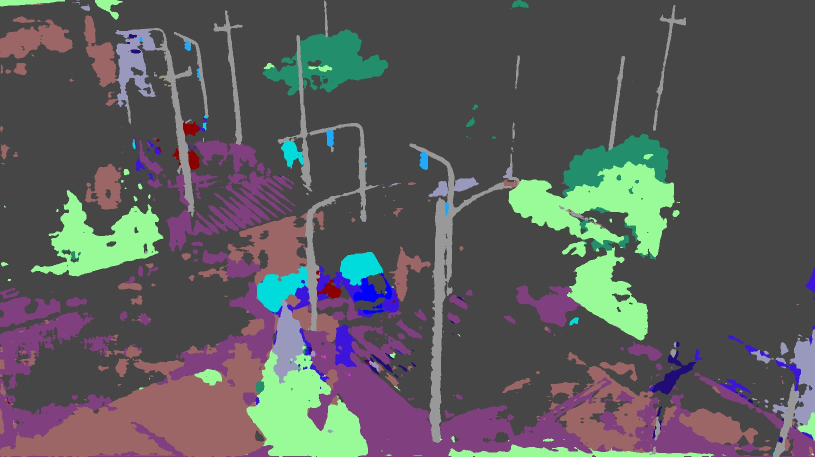
#> input picture sig/0.jpg, 1630 x 913 px (shown at 1/2 size); its folder holds 4 pictures in this run
$ python alpha.py
#> lines starting #> are read from the running program, lines starting #| are printed output that depends on the picture; pictures that were not available may be replaced by others from this repository, and a replacement may not be noted
import numpy as np
import cv2
import os

ori_photo = []

for filename in os.listdir('ori'):
    #with open(os.path.join('ori', filename), 'r') as f:
    #ext = f.read()
    print(filename)
    ori_photo.append(filename)

alpha = 0.55
print('Ori_photo named', ori_photo)

ori_photo.sort()

print('Len: ', len(ori_photo))

x = len(ori_photo)

for i in range(int(x)):
    print('i :', i)
    img1 = cv2.imread('sig/' + str(ori_photo[i]))
#> img1 is the input picture: shape (913, 1630, 3); mean B, G, R 91.7, 90.3, 91
    s_img2 = cv2.imread('ori/'+ str(ori_photo[i]))

    gray_img = cv2.cvtColor(s_img2, cv2.COLOR_BGR2GRAY)
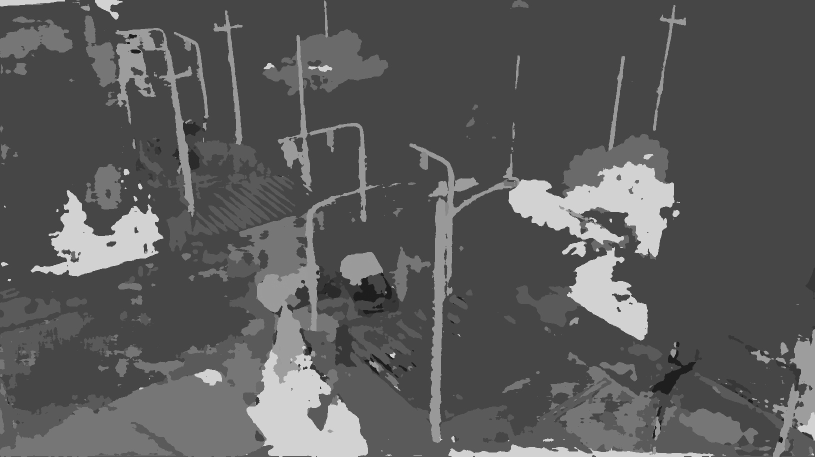
#> gray_img: shape (913, 1630) (shown at 1/2 size); min 22, max 219, mean 90.7

    gray_filename = 'gray/gray'+ str(i) +'.jpg'
    cv2.imwrite(gray_filename, gray_img)


    img2 = cv2.imread('gray/gray' + str(i) + '.jpg')
#> img2: shape (913, 1630, 3); min 22, max 219, mean 90.7
    #r,c,z = img1.shape


    out_img = np.zeros(img1.shape , dtype=img1.dtype)

    out_img[:,:,:] = (alpha * img1[:,:,:]) + ((1-alpha) * img2[:,:,:])
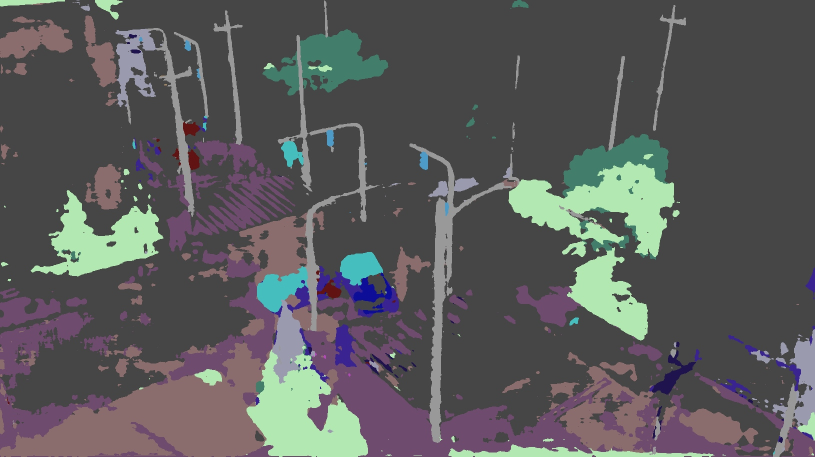
#> out_img: shape (913, 1630, 3) (shown at 1/2 size); mean B, G, R 91.1, 90.3, 90.6


    filename = 'output/res'+ str(i) +'.jpg'
    #cv2.imshow('Output',out_img)
    cv2.imwrite(filename, out_img)

cv2.waitKey(0)

$ run again, on sig/12.jpg
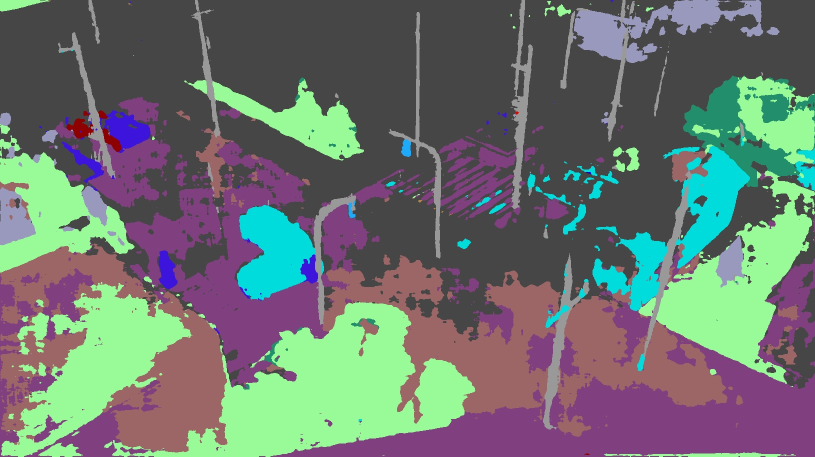
#> input picture sig/12.jpg, 1630 x 913 px (shown at 1/2 size)
#> img1 is the input picture: shape (913, 1630, 3); mean B, G, R 111.1, 116.1, 107.2
#> `gray_img = cv2.cvtColor(s_img2, cv2.COLOR_BGR2GRAY)`:
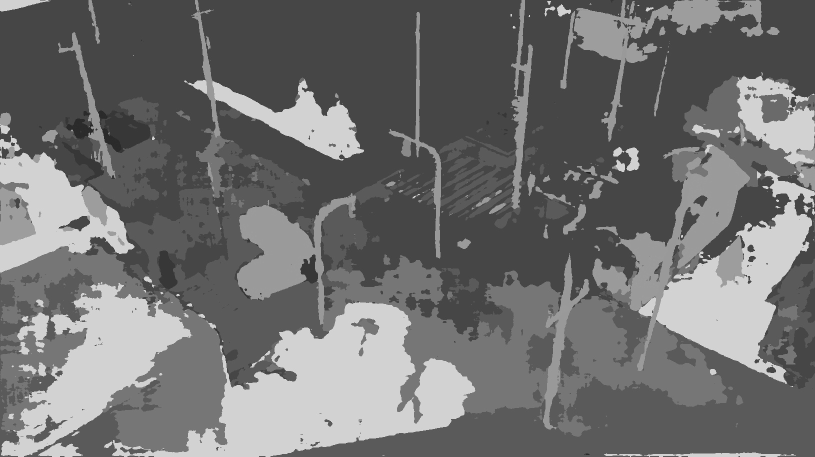
#> gray_img: shape (913, 1630) (shown at 1/2 size); min 27, max 219, mean 112.8
#> `out_img[:,:,:] = (alpha * img1[:,:,:]) + ((1-alpha) * img2[:,:,:])`:
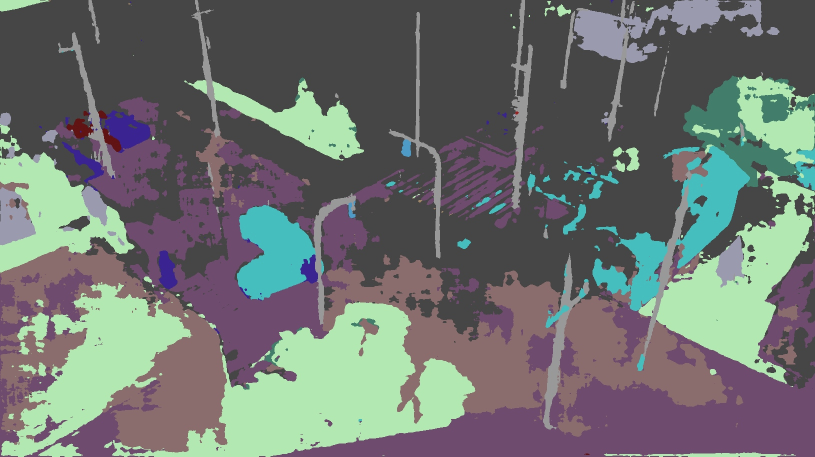
#> out_img: shape (913, 1630, 3) (shown at 1/2 size); mean B, G, R 111.6, 114.4, 109.3

$ run again, on sig/13.jpg
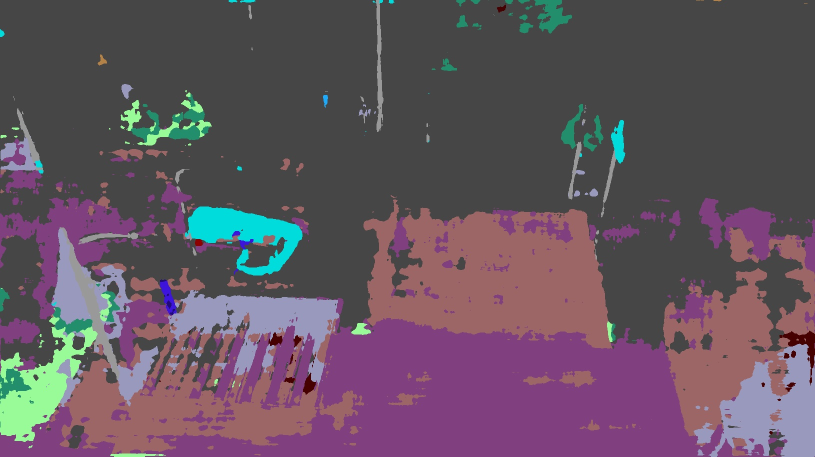
#> input picture sig/13.jpg, 1630 x 913 px (shown at 1/2 size)
#> img1 is the input picture: shape (913, 1630, 3); mean B, G, R 95.9, 83.7, 99.2
#> `gray_img = cv2.cvtColor(s_img2, cv2.COLOR_BGR2GRAY)`:
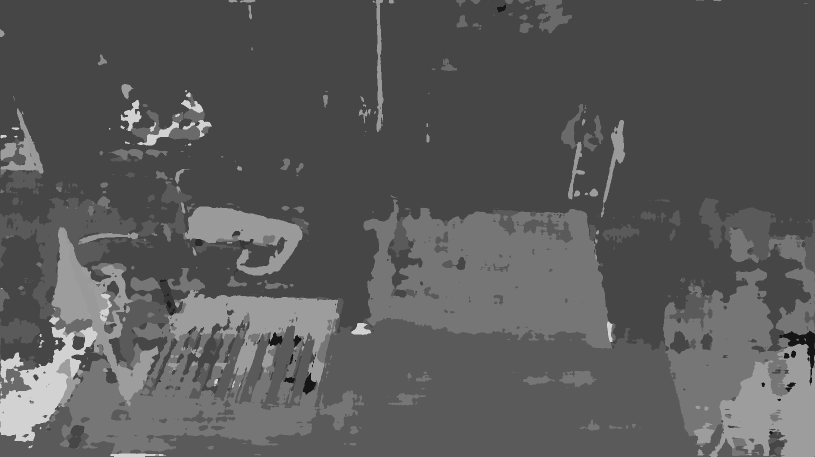
#> gray_img: shape (913, 1630) (shown at 1/2 size); min 14, max 217, mean 89.8
#> `out_img[:,:,:] = (alpha * img1[:,:,:]) + ((1-alpha) * img2[:,:,:])`:
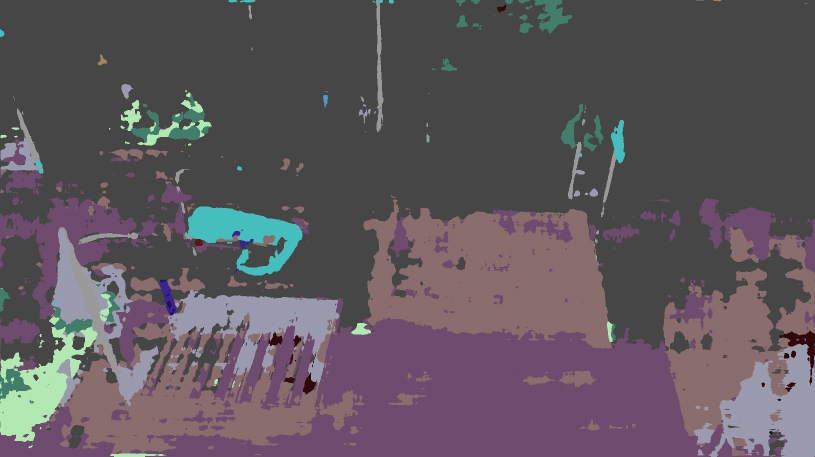
#> out_img: shape (913, 1630, 3) (shown at 1/2 size); mean B, G, R 92.9, 86.2, 94.6

$ run again, on sig/14.jpg
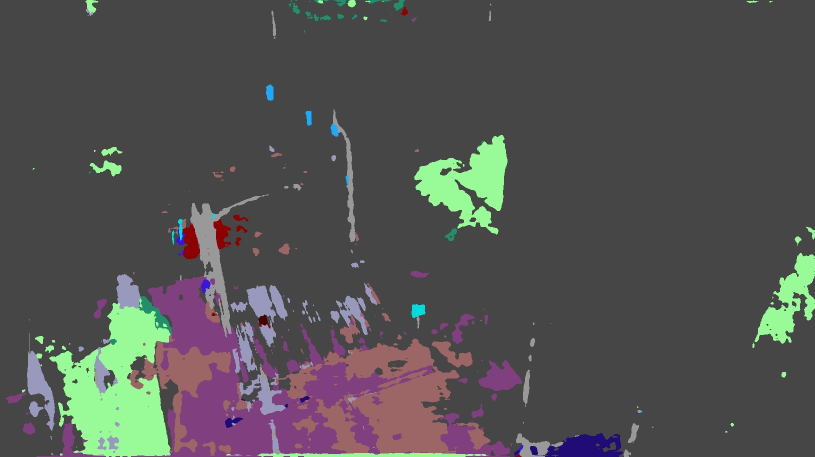
#> input picture sig/14.jpg, 1630 x 913 px (shown at 1/2 size)
#> img1 is the input picture: shape (913, 1630, 3); mean B, G, R 81.6, 82.1, 82.8
#> `gray_img = cv2.cvtColor(s_img2, cv2.COLOR_BGR2GRAY)`:
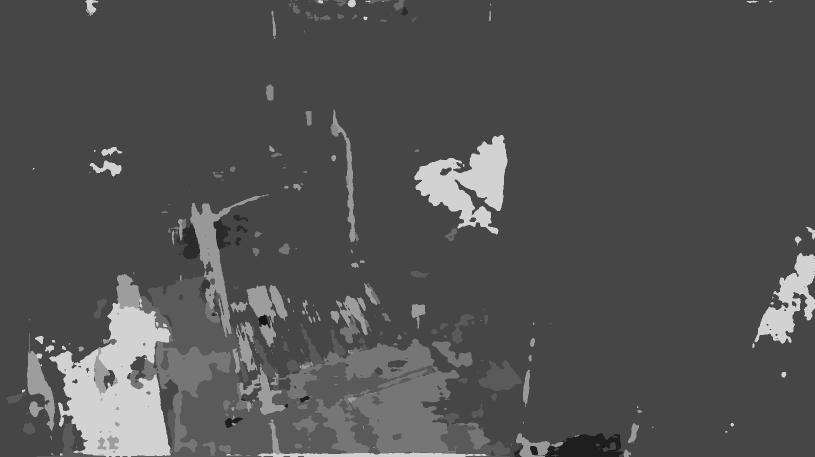
#> gray_img: shape (913, 1630) (shown at 1/2 size); min 17, max 218, mean 82.2
#> `out_img[:,:,:] = (alpha * img1[:,:,:]) + ((1-alpha) * img2[:,:,:])`:
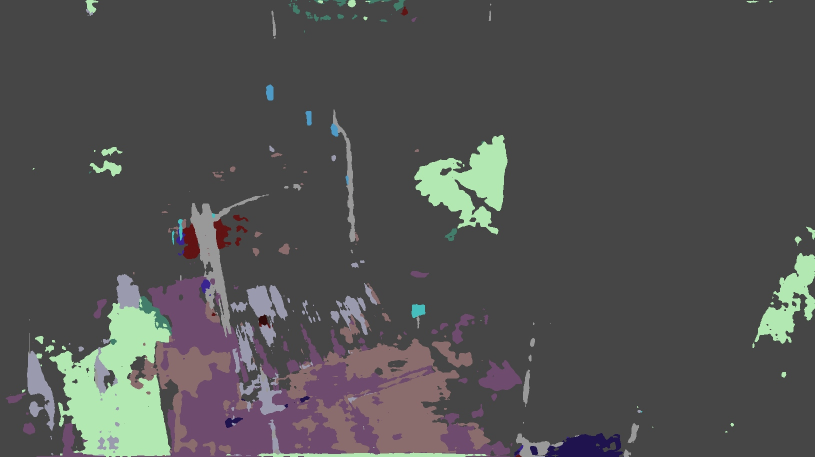
#> out_img: shape (913, 1630, 3) (shown at 1/2 size); mean B, G, R 81.8, 82.1, 82.4
